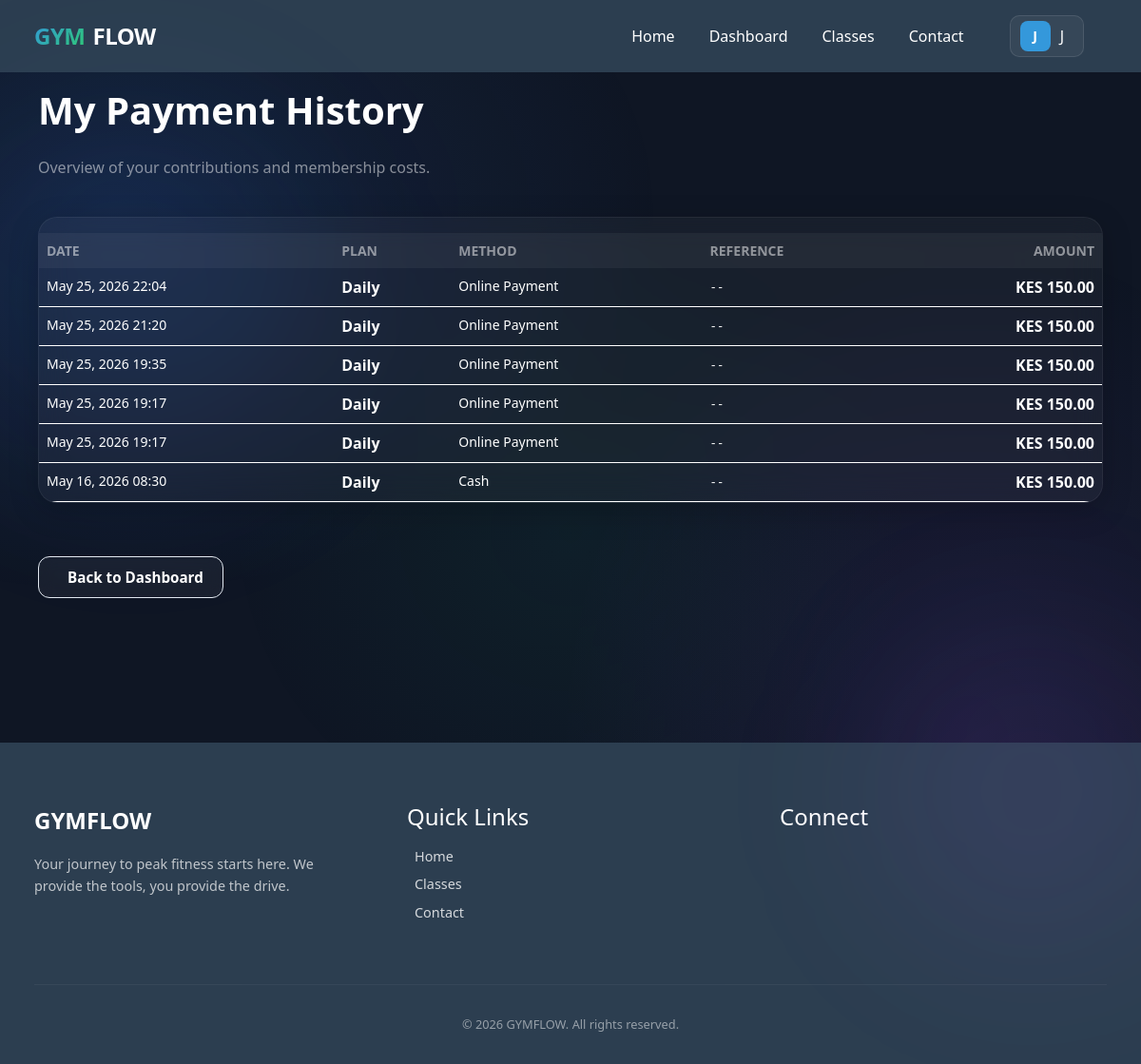
The app's page /portal/payments/ (signed in), older data.
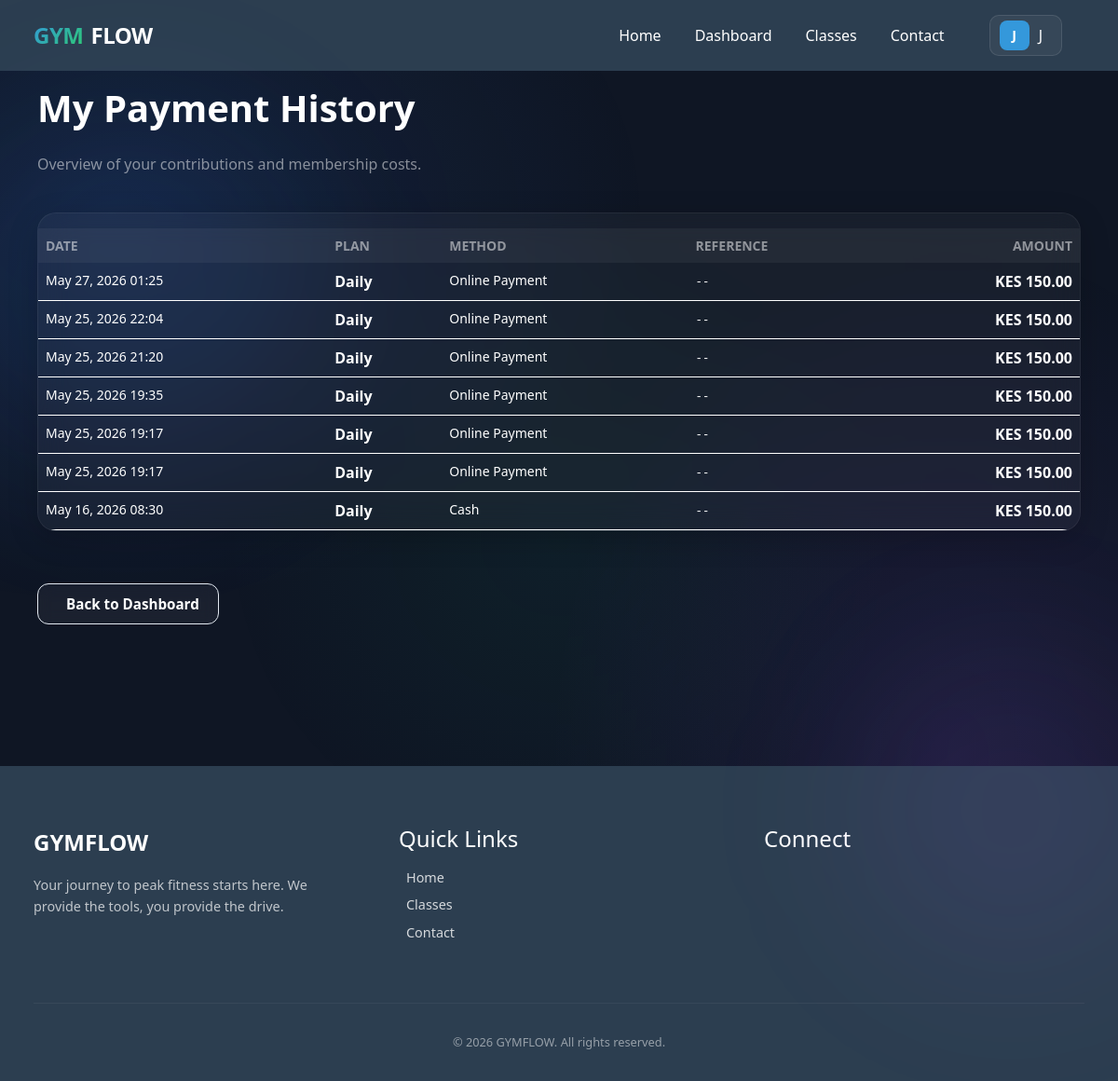
The same page, newer data.
### base/gym/models.py (models this page shows, shortened)
class Payment(models.Model):
    branch = models.ForeignKey(Branch, on_delete=models.CASCADE, related_name="payments", null=True, blank=True)
    member = models.ForeignKey(Member, on_delete=models.CASCADE, related_name="payments")
    Membership = models.ForeignKey(Membership, on_delete=models.SET_NULL, null=True, blank=True)
    amount = models.DecimalField(max_digits=10, decimal_places=2)
    paid_on = models.DateTimeField(default=timezone.now, db_index=True)
    method = models.CharField(max_length=30, default="Cash")
    reference = models.CharField(max_length=60, blank=True)
    date = models.DateField(default=timezone.now, db_index=True)
    @property
    def plan_name(self):
        if self.Membership and self.Membership.plan:
            return self.Membership.plan.name
        return "N/A"

class Membership(models.Model):
    member = models.ForeignKey(Member, on_delete=models.CASCADE, related_name="memberships")
    plan = models.ForeignKey(MembershipPlan, on_delete=models.PROTECT)
    start_date = models.DateField(default=timezone.now)
    end_date = models.DateField(blank=True, null=True)
    is_active = models.BooleanField(default=True, db_index=True)

class MembershipPlan(models.Model):
    name = models.CharField(max_length=60)
    price = models.DecimalField(max_digits=10, decimal_places=2)
    duration_days = models.PositiveIntegerField()

### base/gym/views/portal.py (the view)
# urls.py: path("portal/payments/", views.portal_payments, name="portal_payments"),
@login_required
def portal_payments(request):
    try:
        member = request.user.member_profile
    except Member.DoesNotExist:
        return redirect("login")
    payments = member.payments.all().order_by("-paid_on")
    return render(request, "gym/portal/payments.html", {
        "member": member,
        "payments": payments,
    })

### base/gym/context_processors.py (called while the page is built)
def branch_context(request):
    active_branch_id = request.session.get('active_branch_id')
    active_branch = None
    if active_branch_id:
        try:
            active_branch = Branch.objects.get(id=active_branch_id)
        except Branch.DoesNotExist:
            pass
    return {
        'all_branches': Branch.objects.all(),
        'active_branch': active_branch,
    }

### base/templates/gym/portal/payments.html (shortened to what this page needs)
{% extends "gym/base.html" %}
{% load static %}
{% block extra_css %}
<link rel="stylesheet" href="{% static 'gym/css/portal.css' %}">
{% endblock %}
{% block body_class %}portal-theme{% endblock %}
{% block content %}
<div class="portal-page container">
    <div class="row mb-4">
        <div class="col-12">
            <h1 class="fw-bold text-white">My Payment History</h1>
            <p class="text-white opacity-50">Overview of your contributions and membership costs.</p>
        </div>
    </div>
    <div class="row">
        <div class="col-12">
            <div class="portal-card">
                <div class="portal-card-body p-0">
                    <div class="table-responsive">
                        <table class="table table-hover mb-0"
                            style="--bs-table-bg: transparent; --bs-table-hover-bg: rgba(255,255,255,0.05); color: white; border-color: rgba(255,255,255,0.05);">
                            <thead style="background: rgba(255,255,255,0.05);">
                                <tr>
                                    <th class="border-0 text-white opacity-50 small text-uppercase">Date</th>
                                    <th class="border-0 text-white opacity-50 small text-uppercase">Plan</th>
                                    <th class="border-0 text-white opacity-50 small text-uppercase">Method</th>
                                    <th class="border-0 text-white opacity-50 small text-uppercase">Reference</th>
                                    <th class="border-0 text-white opacity-50 small text-uppercase text-end">Amount</th>
                                </tr>
                            </thead>
                            <tbody>
                                {% for payment in payments %}
                                <tr>
                                    <td class="border-white border-opacity-5 text-white opacity-80 small">
                                        {{payment.paid_on|date:"M d, Y H:i"}}</td>
                                    <td class="border-white border-opacity-5 text-white fw-bold">{{payment.plan_name}}
                                    </td>
                                    <td class="border-white border-opacity-5 text-white opacity-60 small">
                                        {{payment.method}}</td>
                                    <td class="border-white border-opacity-5 small">
                                        <code class="text-white opacity-40">{{payment.reference|default:"--"}}</code>
                                    </td>
                                    <td class="border-white border-opacity-5 text-end fw-bold" style="color: #2ecc71;">
                                        KES {{payment.amount}}</td>
                                </tr>
                                {% endfor %}
                            </tbody>
                        </table>
                    </div>
                </div>
            </div>
        </div>
    </div>
    <div class="mt-4">
        <a href="{% url 'portal_dashboard' %}" class="back-link"
            style="background: rgba(255,255,255,0.05); color: white;">
             Back to Dashboard
        </a>
    </div>
</div>
{% endblock %}

### base/templates/gym/base.html (shortened to what this page needs)
{% load static %}
<!DOCTYPE html>
<html lang="en">
<head>
    <link href="https://cdn.jsdelivr.net/npm/bootstrap@5.3.0/dist/css/bootstrap.min.css" rel="stylesheet">
    <link rel="stylesheet" href="{% static 'gym/css/main.css' %}?v=1.1">
    {% block extra_css %}{% endblock %}
</head>
<body class="{% block body_class %}{% endblock %}">
    <nav>
        <div class="container nav-container">
            <div class="brand">
                <span class="brand-gym">GYM</span>
                <span class="brand-flow">FLOW</span>
            </div>
            <div class="nav-links">
                <a href="{% url 'home' %}" class="{% if request.resolver_match.url_name == 'home' %}active{% endif %}">
                     Home
                </a>
                {% if user.is_authenticated %}
                <a href="{% url 'portal_dashboard' %}"
                    class="{% if request.resolver_match.url_name == 'portal_dashboard' %}active{% endif %}">
                     Dashboard
                </a>
                {% endif %}
                <a href="{% url 'class_schedule' %}"
                    class="{% if request.resolver_match.url_name == 'class_schedule' %}active{% endif %}">
                    Classes
                </a>
                <a href="{% url 'contact' %}"
                    class="{% if request.resolver_match.url_name == 'contact' %}active{% endif %}">
                     Contact
                </a>
                {% if user.is_authenticated %}
                {% with m_name=user.member_profile.full_name|default:user.username %}
                <div class="header-profile-dropdown">
                    <a href="javascript:void(0)" class="header-profile-link" id="profileTrigger">
                        <div class="avatar-nav">
                            {% if user.member_profile.profile_picture %}
                            <img src="{{ user.member_profile.profile_picture.url|default:user.member_profile.profile_picture }}"
                                alt="" class="avatar-img">
                            {% else %}
                            {{ m_name|slice:":1"|upper }}
                            {% endif %}
                        </div>
                        <span class="d-none d-lg-inline">{{ m_name }}</span>
                    </a>
                </div>
                {% endwith %}
                {% else %}
                <a href="{% url 'login' %}" class="btn btn-login">Login</a>
                {% endif %}
            </div>
        </div>
    </nav>
    <div class="container">
        {% block content %}{% endblock %}
    </div>
    <footer class="site-footer">
        <div class="container">
            <div class="footer-grid">
                <div>
                    <div class="footer-brand">GYMFLOW</div>
                    <p class="footer-tagline">Your journey to peak fitness starts
                        here. We provide the tools, you provide the drive.</p>
                </div>
                <div>
                    <h4 class="footer-heading">Quick Links</h4>
                    <ul class="footer-links">
                        <li>
                            <a href="{% url 'home' %}">
                                 Home
                            </a>
                        </li>
                        <li>
                            <a href="{% url 'class_schedule' %}">
                                 Classes
                            </a>
                        </li>
                        <li>
                            <a href="{% url 'contact' %}">
                                 Contact
                            </a>
                        </li>
                    </ul>
                </div>
                <div>
                    <h4 class="footer-heading">Connect</h4>
                </div>
            </div>
            <div class="footer-bottom">
                &copy; 2026 GYMFLOW. All rights reserved.
            </div>
        </div>
    </footer>
</body>
</html>

### static/gym/css/main.css (style rules this page uses)
* { margin: 0; padding: 0; box-sizing: border-box; }
body { font-family: 'Segoe UI', Tahoma, Geneva, Verdana, sans-serif; background-color: #f5f5f5; color: #333; }
nav { background-color: #2c3e50; color: white; padding: 1rem; margin-bottom: 2rem; }
nav a { color: white; text-decoration: none; margin-right: 1.5rem; font-weight: 500; }
.container { max-width: 1200px; margin: 0 auto; padding: 0 20px; }
.nav-container { display: flex; align-items: center; justify-content: space-between; }
.nav-links { display: flex; align-items: center; gap: 0.5rem; }
h1 { color: #2c3e50; margin-bottom: 1.5rem; }
table { width: 100%; border-collapse: collapse; margin: 1rem 0; background: white; box-shadow: 0 2px 4px rgba(0, 0, 0, 0.1); }
th, td { padding: 1rem; text-align: left; border-bottom: 1px solid #ddd; }
th { background-color: #ecf0f1; font-weight: 600; }
.back-link { display: inline-flex; align-items: center; gap: 10px; margin-bottom: 1.5rem; color: #64748b; text-decoration: none; font-size: 0.95rem; font-weight: 600; transition: all 0.3s cubic-bezier(0.4, 0, 0.2, 1); padding: 0.6rem 1.25rem; border-radius: 12px; background: rgba(241, 245, 249, 0.8); border: 1px solid #e2e8f0; backdrop-filter: blur(8px); }
.brand { font-size: 1.5rem; font-weight: 800; letter-spacing: -0.5px; display: flex; align-items: center; gap: 0.5rem; }
.brand-gym { background: linear-gradient(135deg, #3498db, #2ecc71); background-clip: text; -webkit-background-clip: text; -webkit-text-fill-color: transparent; }
.brand-flow { color: #fff; }
.header-profile-dropdown { position: relative; margin-left: 1rem; }
.header-profile-link { display: flex; align-items: center; gap: 10px; padding: 5px 10px; border-radius: 10px; background: rgba(255, 255, 255, 0.05); border: 1px solid rgba(255, 255, 255, 0.1); transition: all 0.3s ease; }
.avatar-nav { width: 32px; height: 32px; background: #3498db; color: white; display: flex; align-items: center; justify-content: center; border-radius: 8px; font-weight: 700; font-size: 0.9rem; overflow: hidden; }
.site-footer { background: #2c3e50; color: white; padding: 4rem 1rem 2rem; margin-top: 8rem; }
.footer-grid { display: grid; grid-template-columns: repeat(auto-fit, minmax(200px, 1fr)); gap: 3rem; }
.footer-brand { font-size: 1.5rem; font-weight: 800; margin-bottom: 1rem; }
.footer-tagline { opacity: 0.7; font-size: 0.9rem; line-height: 1.6; }
.footer-heading { margin-bottom: 1rem; }
.footer-links { list-style: none; padding: 0; opacity: 0.8; font-size: 0.9rem; }
.footer-links li { margin-bottom: 0.5rem; }
.footer-links a { color: inherit; text-decoration: none; }
.footer-bottom { border-top: 1px solid rgba(255, 255, 255, 0.1); margin-top: 3rem; padding-top: 2rem; text-align: center; opacity: 0.5; font-size: 0.8rem; }

### static/gym/css/portal.css (style rules this page uses)
body.portal-theme { background: #0f1624 !important; color: #e0e6ed; }
body.portal-theme::before { content: ''; position: fixed; top: 0; left: 0; right: 0; bottom: 0; background: radial-gradient(ellipse 80% 60% at 10% 20%, rgba(59, 130, 246, 0.12) 0%, transparent 60%), radial-gradient(ellipse 60% 80% at 85% 70%, rgba(139, 92, 246, 0.10) 0%, transparent 60%), radial-gradient(ellipse 50% 50% at 50% 50%, rgba(16, 185, 129, 0.06) 0%, transparent 60%); z-index: -2; animation: meshShift 20s ease-in-out infinite alternate; }
.portal-page { margin-top: -2rem; padding-top: 1rem; position: relative; z-index: 1; }
.portal-page::before, .portal-page::after { content: ''; position: fixed; border-radius: 50%; filter: blur(80px); z-index: -1; pointer-events: none; }
.portal-page::before { width: 400px; height: 400px; background: rgba(59, 130, 246, 0.08); top: 10%; left: -5%; animation: floatOrb1 15s ease-in-out infinite; }
.portal-page::after { width: 350px; height: 350px; background: rgba(168, 85, 247, 0.07); bottom: 10%; right: -5%; animation: floatOrb2 18s ease-in-out infinite; }
.portal-card { background: rgba(255, 255, 255, 0.04); backdrop-filter: blur(16px); -webkit-backdrop-filter: blur(16px); border-radius: 20px; box-shadow: 0 8px 32px rgba(0, 0, 0, 0.2); overflow: hidden; border: 1px solid rgba(255, 255, 255, 0.06); margin-bottom: 2rem; }
.portal-card-body { padding: 1.5rem; }

### base/templates/gym/portal/payments.html (style rules this page uses)
.portal-card .table, .portal-card .table th, .portal-card .table td, .portal-card .table tr { background-color: transparent !important; color: white !important; border-color: rgba(255, 255, 255, 0.05); }

Row changes from the older to the newer data that the page shows:
added Payment: paid_on "May 27, 2026 01:25", plan_name "Daily", method "Online Payment", reference "--", amount "150.00"
